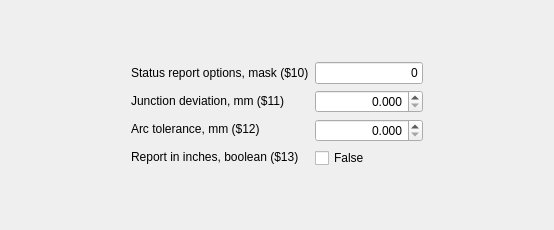
     <widget class="QWidget" name="tab_2">
      <attribute name="title">
       <string>Units</string>
      </attribute>
      <layout class="QGridLayout" name="gridLayout_5">
       <item row="0" column="1">
        <spacer name="verticalSpacer_7">
         <property name="orientation">
          <enum>Qt::Vertical</enum>
         </property>
         <property name="sizeHint" stdset="0">
          <size>
           <width>20</width>
           <height>51</height>
          </size>
         </property>
        </spacer>
       </item>
       <item row="1" column="0">
        <spacer name="horizontalSpacer_8">
         <property name="orientation">
          <enum>Qt::Horizontal</enum>
         </property>
         <property name="sizeHint" stdset="0">
          <size>
           <width>120</width>
           <height>20</height>
          </size>
         </property>
        </spacer>
       </item>
       <item row="1" column="1">
        <layout class="QHBoxLayout" name="horizontalLayout_14">
         <item>
          <layout class="QVBoxLayout" name="verticalLayout_13">
           <item>
            <widget class="QLabel" name="label_16">
             <property name="text">
              <string>Status report options, mask ($10)</string>
             </property>
            </widget>
           </item>
           <item>
            <widget class="QLabel" name="label_17">
             <property name="text">
              <string>Junction deviation, mm ($11)</string>
             </property>
            </widget>
           </item>
           <item>
            <widget class="QLabel" name="label_18">
             <property name="text">
              <string>Arc tolerance, mm ($12)</string>
             </property>
            </widget>
           </item>
           <item>
            <widget class="QLabel" name="label_19">
             <property name="text">
              <string>Report in inches, boolean ($13)</string>
             </property>
            </widget>
           </item>
          </layout>
         </item>
         <item>
          <layout class="QVBoxLayout" name="verticalLayout_14">
           <item>
            <widget class="QLineEdit" name="lneStatusReport">
             <property name="text">
              <string notr="true">0</string>
             </property>
             <property name="alignment">
              <set>Qt::AlignRight|Qt::AlignTrailing|Qt::AlignVCenter</set>
             </property>
             <property name="readOnly">
              <bool>true</bool>
             </property>
            </widget>
           </item>
           <item>
            <widget class="QDoubleSpinBox" name="dsbJunctionDeviation">
             <property name="alignment">
              <set>Qt::AlignRight|Qt::AlignTrailing|Qt::AlignVCenter</set>
             </property>
             <property name="decimals">
              <number>3</number>
             </property>
             <property name="maximum">
              <double>100000.000000000000000</double>
             </property>
             <property name="singleStep">
              <double>0.010000000000000</double>
             </property>
            </widget>
           </item>
           <item>
            <widget class="QDoubleSpinBox" name="dsbArcTolerance">
             <property name="alignment">
              <set>Qt::AlignRight|Qt::AlignTrailing|Qt::AlignVCenter</set>
             </property>
             <property name="decimals">
              <number>3</number>
             </property>
             <property name="maximum">
              <double>100000.000000000000000</double>
             </property>
             <property name="singleStep">
              <double>0.010000000000000</double>
             </property>
            </widget>
           </item>
           <item>
            <widget class="QCheckBox" name="chkReportInches">
             <property name="text">
              <string notr="true">False</string>
             </property>
            </widget>
           </item>
          </layout>
         </item>
        </layout>
       </item>
       <item row="1" column="2">
        <spacer name="horizontalSpacer_9">
         <property name="orientation">
          <enum>Qt::Horizontal</enum>
         </property>
         <property name="sizeHint" stdset="0">
          <size>
           <width>120</width>
           <height>20</height>
          </size>
         </property>
        </spacer>
       </item>
       <item row="2" column="1">
        <spacer name="verticalSpacer_8">
         <property name="orientation">
          <enum>Qt::Vertical</enum>
         </property>
         <property name="sizeHint" stdset="0">
          <size>
           <width>20</width>
           <height>51</height>
          </size>
         </property>
        </spacer>
       </item>
      </layout>
     </widget>
